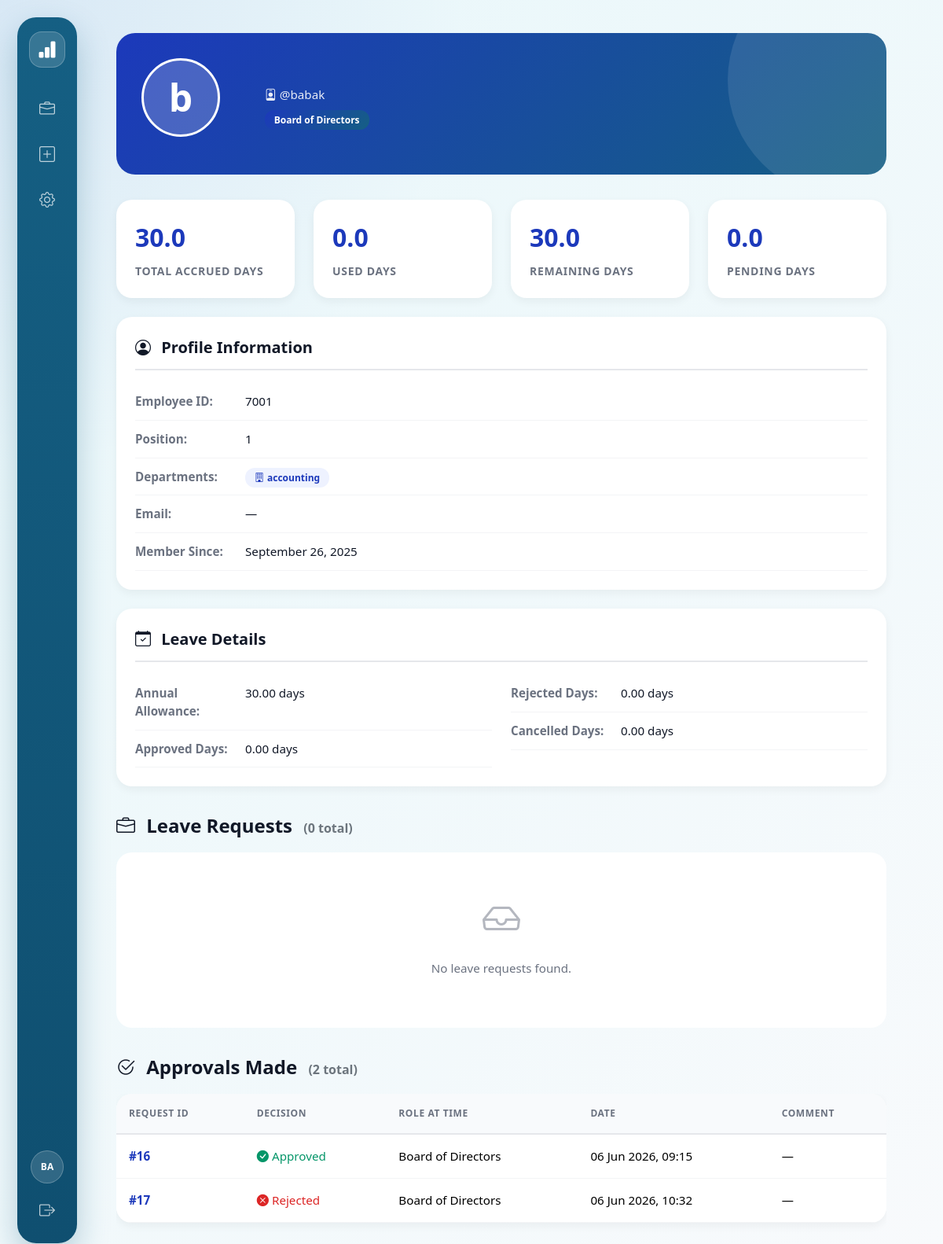
/profile/1/ (signed in), run on the app's committed database.
### core/models.py (models this page shows, shortened)
class Profile(models.Model):
    user = models.OneToOneField(
        settings.AUTH_USER_MODEL,
        on_delete=models.CASCADE,
        related_name="profile",
    )
    employee_id = models.CharField(max_length=50, unique=True)
    role = models.IntegerField(choices=Role.choices, default=Role.EMPLOYEE)
    position = models.ForeignKey(
        Position,
        null=True,
        blank=True,
        on_delete=models.SET_NULL,
        related_name="profiles",
    )
    departments = models.ManyToManyField(
        Department,
        blank=True,
        related_name="profiles",
    )
    annual_leave_days = models.DecimalField(
        max_digits=5,
        decimal_places=2,
        default=30.00,
        help_text="Annual leave allowance for this employee. Default is 30 days.",
    )
    approved_days = models.DecimalField(max_digits=5, decimal_places=2, default=0.0)
    rejected_days = models.DecimalField(max_digits=5, decimal_places=2, default=0.0)
    cancelled_days = models.DecimalField(max_digits=5, decimal_places=2, default=0.0)
    class Meta:
        ordering = ["user__username"]

class Position(models.Model):
    name = models.CharField(max_length=120, unique=True)
    class Meta:
        ordering = ["name"]

class Department(models.Model):
    name = models.CharField(max_length=100, unique=True)
    class Meta:
        ordering = ["name"]

class Approval(models.Model):
    request = models.ForeignKey(
        Request,
        on_delete=models.CASCADE,
        related_name="approvals",
    )
    decided_by = models.ForeignKey(
        settings.AUTH_USER_MODEL,
        on_delete=models.PROTECT,
        related_name="approvals_made",
    )
    decided_role = models.IntegerField(
        choices=Role.choices,
        null=True,
        blank=True,
    )
    decision = models.CharField(max_length=10, choices=Decision.choices)
    comment = models.TextField(blank=True)
    decided_at = models.DateTimeField(default=timezone.now)
    class Meta:
        ordering = ["decided_at"]

class Request(models.Model):
    title = models.CharField(max_length=200)
    body = models.TextField(blank=True)
    created_by = models.ForeignKey(
        settings.AUTH_USER_MODEL,
        on_delete=models.PROTECT,
        related_name="requests_created",
    )
    created_at = models.DateTimeField(default=timezone.now)
    status = models.CharField(
        max_length=20,
        choices=RequestStatus.choices,
        default=RequestStatus.DRAFT,
    )
    required_user = models.ForeignKey(
        settings.AUTH_USER_MODEL,
        null=True,
        blank=True,
        on_delete=models.SET_NULL,
        related_name="requests_waiting_on_me",
        help_text="If set, this specific user must act before role-based approvals.",
    )
    required_role = models.IntegerField(
        choices=Role.choices,
        null=True,
        blank=True,
        help_text="Role required to act next.",
    )
    class Meta:
        ordering = ["-created_at"]

### core/views.py (the view)
# urls.py: path("profile/<int:user_id>/", views.profile_detail, name="profile_detail"),
@login_required
def profile_detail(request, user_id):
    profile = get_object_or_404(Profile, user__id=user_id)
    if request.user.id != user_id and not request.user.is_superuser:
        if hasattr(request.user, 'profile'):
            if request.user.profile.role not in [Role.MIDDLE, Role.EXECUTIVE, Role.BOARD]:
                return HttpResponseForbidden("You are not allowed to view this profile.")
    stats = leave_year_stats(profile.user)
    leave_requests = LeaveRequest.objects.filter(
        base_request__created_by=profile.user
    ).select_related('base_request')
    approvals = Approval.objects.filter(
        decided_by=profile.user
    ).select_related('request')
    context = {
        "profile": profile,
        "stats": stats,
        "leave_requests": leave_requests,
        "approvals": approvals,
    }
    return render(request, "core/profile_detail.html", context)

### core/context_processors.py (called while the page is built)
def unread_letter_count(request):
    if request.user.is_authenticated:
        try:
            from internal_letter.models import InternalLetter, LetterStatus
            unread_count = InternalLetter.objects.filter(
                recipient=request.user,
                status=LetterStatus.SENT
            ).exclude(read_by=request.user).count()
            return {'unread_letter_count': unread_count}
        except (ImportError, Exception):
            return {'unread_letter_count': 0}
    return {'unread_letter_count': 0}

### core/templates/core/profile_detail.html (shortened to what this page needs)
{% extends "base.html" %}
{% block content %}
<div class="container-narrow">
  <div class="profile-header">
    <div class="row align-items-center">
      <div class="col-md-2 text-center text-md-start">
        <div class="profile-avatar mx-auto mx-md-0">
          {{ profile.user.get_full_name|slice:":1" }}{{ profile.user.get_full_name|slice:"-1"|default:profile.user.username|slice:":1" }}
        </div>
      </div>
      <div class="col-md-10 text-center text-md-start">
        <p style="color: rgba(255,255,255,0.9); margin-bottom: 0.5rem;">
          <i class="bi bi-person-badge"></i> @{{ profile.user.username }}
        </p>
        <div>
          <span class="badge-role">{{ profile.get_role_display }}</span>
        </div>
      </div>
    </div>
  </div>
  <div class="row g-4 mb-4">
    <div class="col-md-3">
      <div class="stat-card">
        <div class="stat-value">{{ stats.accrued|floatformat:1 }}</div>
        <div class="stat-label">Total Accrued Days</div>
      </div>
    </div>
    <div class="col-md-3">
      <div class="stat-card">
        <div class="stat-value">{{ stats.used|floatformat:1 }}</div>
        <div class="stat-label">Used Days</div>
      </div>
    </div>
    <div class="col-md-3">
      <div class="stat-card">
        <div class="stat-value">{{ stats.remaining|floatformat:1 }}</div>
        <div class="stat-label">Remaining Days</div>
      </div>
    </div>
    <div class="col-md-3">
      <div class="stat-card">
        <div class="stat-value">{{ stats.pending_days|floatformat:1 }}</div>
        <div class="stat-label">Pending Days</div>
      </div>
    </div>
  </div>
  <div class="info-card">
    <div class="info-title">
      <i class="bi bi-person-circle me-2"></i>
      Profile Information
    </div>
    <div class="info-row">
      <div class="info-label">Employee ID:</div>
      <div class="info-value">{{ profile.employee_id }}</div>
    </div>
    <div class="info-row">
      <div class="info-label">Position:</div>
      <div class="info-value">
        {% if profile.position %}
          {{ profile.position.name }}
        {% else %}
          <span class="text-muted">—</span>
        {% endif %}
      </div>
    </div>
    <div class="info-row">
      <div class="info-label">Departments:</div>
      <div class="info-value">
        {% for d in profile.departments.all %}
          <span class="badge-department">
            <i class="bi bi-building me-1"></i>{{ d.name }}
          </span>
        {% empty %}
          <span class="text-muted">—</span>
        {% endfor %}
      </div>
    </div>
    <div class="info-row">
      <div class="info-label">Email:</div>
      <div class="info-value">{{ profile.user.email|default:"—" }}</div>
    </div>
    <div class="info-row">
      <div class="info-label">Member Since:</div>
      <div class="info-value">{{ profile.user.date_joined|date:"F d, Y" }}</div>
    </div>
  </div>
  <div class="info-card">
    <div class="info-title">
      <i class="bi bi-calendar-check me-2"></i>
      Leave Details
    </div>
    <div class="row">
      <div class="col-md-6">
        <div class="info-row">
          <div class="info-label">Annual Allowance:</div>
          <div class="info-value">{{ profile.annual_leave_days }} days</div>
        </div>
        <div class="info-row">
          <div class="info-label">Approved Days:</div>
          <div class="info-value">{{ profile.approved_days }} days</div>
        </div>
      </div>
      <div class="col-md-6">
        <div class="info-row">
          <div class="info-label">Rejected Days:</div>
          <div class="info-value">{{ profile.rejected_days }} days</div>
        </div>
        <div class="info-row">
          <div class="info-label">Cancelled Days:</div>
          <div class="info-value">{{ profile.cancelled_days }} days</div>
        </div>
      </div>
    </div>
  </div>
  <div class="section-title">
    <i class="bi bi-briefcase me-2"></i>
    Leave Requests
    <span class="text-muted fs-6 ms-2">({{ leave_requests|length }} total)</span>
  </div>
  {% if leave_requests %}
    <div class="table-responsive">
      <table class="table table-custom">
        <thead>
          <tr>
            <th>ID</th>
            <th>Type</th>
            <th>Mode</th>
            <th>Status</th>
            <th>Dates / Time</th>
            <th>Days</th>
          </tr>
        </thead>
        <tbody>
          {% for lr in leave_requests %}
            <tr>
              <td>
                <a href="{% url 'request_detail' lr.base_request.pk %}" style="color: #1C39BB; text-decoration: none; font-weight: 600;">
                  #{{ lr.pk }}
                </a>
              </td>
              <td>{{ lr.get_leave_type_display }}</td>
              <td>{{ lr.get_mode_display }}</td>
              <td>
                <span class="status-badge status-{{ lr.base_request.status }}">
                  {{ lr.base_request.status }}
                </span>
              </td>
              <td>
                {% if lr.mode == "DAILY" %}
                  <i class="bi bi-calendar-range"></i> {{ lr.daily_from|date:"M d" }} → {{ lr.daily_to|date:"M d, Y" }}
                {% else %}
                  <i class="bi bi-clock"></i> {{ lr.hourly_date|date:"M d" }} {{ lr.hourly_from|time:"H:i" }}–{{ lr.hourly_to|time:"H:i" }}
                {% endif %}
              </td>
              <td>{{ lr.requested_days|floatformat:1 }}</td>
            </tr>
          {% endfor %}
        </tbody>
      </table>
    </div>
  {% else %}
    <div class="empty-state">
      <div class="empty-icon">
        <i class="bi bi-inbox"></i>
      </div>
      <p>No leave requests found.</p>
    </div>
  {% endif %}
  <div class="section-title">
    <i class="bi bi-check2-circle me-2"></i>
    Approvals Made
    <span class="text-muted fs-6 ms-2">({{ approvals|length }} total)</span>
  </div>
  {% if approvals %}
    <div class="table-responsive">
      <table class="table table-custom">
        <thead>
          <tr>
            <th>Request ID</th>
            <th>Decision</th>
            <th>Role at Time</th>
            <th>Date</th>
            <th>Comment</th>
          </tr>
        </thead>
        <tbody>
          {% for a in approvals %}
            <tr>
              <td>
                <a href="{% url 'request_detail' a.request.pk %}" style="color: #1C39BB; text-decoration: none; font-weight: 600;">
                  #{{ a.request.pk }}
                </a>
              </td>
              <td>
                {% if a.decision == "APPROVE" %}
                  <span style="color: #059669;">
                    <i class="bi bi-check-circle-fill"></i> Approved
                  </span>
                {% else %}
                  <span style="color: #dc2626;">
                    <i class="bi bi-x-circle-fill"></i> Rejected
                  </span>
                {% endif %}
              </td>
              <td>{{ a.get_decided_role_display }}</td>
              <td>{{ a.decided_at|date:"d M Y, H:i" }}</td>
              <td>{{ a.comment|default:"—"|truncatechars:50 }}</td>
            </tr>
          {% endfor %}
        </tbody>
      </table>
    </div>
  {% endif %}
</div>
{% endblock %}

### companycrm/1/companycrm/core/templates/base.html (shortened to what this page needs)
{% load static %}
<!DOCTYPE html>
<html lang="en" data-bs-theme="light">
  <head>
    <link href="https://cdn.jsdelivr.net/npm/bootstrap@5.3.3/dist/css/bootstrap.min.css"
          rel="stylesheet" />
    <link href="https://cdn.jsdelivr.net/npm/bootstrap-icons@1.11.3/font/bootstrap-icons.css"
          rel="stylesheet" />
    <link href="{% static 'css/custom.css' %}" rel="stylesheet" />
    <link rel="stylesheet" href="{% static 'css/custom.css' %}?v=2">
  </head>
  <body>
    <div class="app-shell">
      <aside class="app-sidebar">
        <a class="sidebar-brand" href="{% url 'home' %}" title="ATO CRM">
          <i class="bi bi-bar-chart-fill"></i>
        </a>
        <nav class="sidebar-nav">
          <a class="sidebar-link {% if request.path == '/' or request.path|slice:':10' == '/requests/' %}active{% endif %}"
             href="{% url 'request_list' %}"
             title="Requests">
            <i class="bi bi-briefcase"></i>
          </a>
          <a class="sidebar-link {% if request.path == '/requests/new/' %}active{% endif %}"
             href="{% url 'request_new_hub' %}"
             title="New Request">
            <i class="bi bi-plus-square"></i>
          </a>
          {% if user.is_authenticated %}
            <a class="sidebar-link" href="/admin/" title="Admin">
              <i class="bi bi-gear"></i>
            </a>
          {% endif %}
        </nav>
        <div class="sidebar-bottom">
          {% if user.is_authenticated %}
            <div class="user-circle" title="{{ user.get_username }}">{{ user.get_username|slice:":2"|upper }}</div>
            <form method="post" action="{% url 'logout' %}">
              <button class="sidebar-logout" type="submit" title="Logout">
                <i class="bi bi-box-arrow-right"></i>
              </button>
            </form>
          {% else %}
            <a class="sidebar-link" href="{% url 'login' %}" title="Login">
              <i class="bi bi-box-arrow-in-right"></i>
            </a>
          {% endif %}
        </div>
      </aside>
      <div class="app-main">
        <main class="{% block container_class %}{% endblock %}">
          {% block content %}{% endblock %}
        </main>
      </div>
    </div>
  </body>
</html>

### static/css/custom.css (style rules this page uses)
body { background-color: #f8f9fa; font-family: "Segoe UI", Roboto, Arial, sans-serif; font-size: 0.95rem; color: #333; }
.table { border-radius: 0.5rem; overflow: hidden; }
.table th { background-color: #f1f3f5; font-weight: 600; }
.text-muted { color: #6c757d !important; }

### companycrm/1/companycrm/core/templates/base.html (style rules this page uses)
:root { --persian-blue: #1C39BB; --sidebar-blue: #155f83; --sidebar-blue-dark: #0f4f70; --sidebar-active-bg: #ffffff; --crm-bg: #eef7f9; --crm-text: #111827; --crm-muted: #6b7280; --crm-border: #e5e7eb; }
body { margin: 0; background: radial-gradient(circle at top left, rgba(28, 57, 187, 0.08), transparent 30%), linear-gradient(135deg, #e8f7fa 0%, #f8fafc 100%); color: var(--crm-text); }
.app-shell { min-height: 100vh; display: flex; }
.app-sidebar { position: fixed; left: 22px; top: 22px; bottom: 22px; width: 76px; background: linear-gradient(180deg, var(--sidebar-blue) 0%, var(--sidebar-blue-dark) 100%); border-radius: 24px; box-shadow: 0 18px 40px rgba(15, 95, 131, 0.28); z-index: 1000; display: flex; flex-direction: column; align-items: center; padding: 18px 10px; }
.sidebar-brand { width: 46px; height: 46px; border-radius: 16px; background: rgba(255, 255, 255, 0.15); border: 1px solid rgba(255, 255, 255, 0.22); color: #ffffff; display: flex; align-items: center; justify-content: center; font-size: 24px; margin-bottom: 28px; text-decoration: none; }
.sidebar-nav { width: 100%; display: flex; flex-direction: column; gap: 10px; align-items: center; }
.sidebar-link { width: 48px; height: 48px; border-radius: 16px; color: rgba(255, 255, 255, 0.72); display: flex; align-items: center; justify-content: center; font-size: 20px; text-decoration: none; transition: all 0.18s ease; border: 0; }
.sidebar-bottom { margin-top: auto; width: 100%; display: flex; flex-direction: column; gap: 10px; align-items: center; }
.user-circle { width: 42px; height: 42px; border-radius: 50%; background: rgba(255, 255, 255, 0.14); border: 1px solid rgba(255, 255, 255, 0.24); color: #ffffff; display: flex; align-items: center; justify-content: center; font-size: 12px; font-weight: 800; }
.sidebar-logout { border: 0; background: transparent; color: rgba(255, 255, 255, 0.72); width: 48px; height: 48px; border-radius: 16px; font-size: 20px; transition: all 0.18s ease; }
.app-main { width: 100%; margin-left: 120px; padding: 24px 28px 32px; }
.container-narrow { max-width: 980px; }

### data on the page
Profile: user.get_full_name "b", user.username "babak", role "Board of Directors", employee_id "7001", position.name "1", user.email "—", user.date_joined "September 26, 2025", annual_leave_days "30.00", approved_days "0.00", rejected_days "0.00", cancelled_days "0.00"
Department: name "accounting"
Approval: request.pk "16", decision "APPROVE" (drawn), decided_role "Board of Directors", decided_at "06 Jun 2026, 09:15", comment "—"
Approval: request.pk "17", decision "REJECT" (drawn), decided_role "Board of Directors", decided_at "06 Jun 2026, 10:32", comment "—"

### other printed values
{{ user.get_username|slice:":2"|upper }} "BA"
{{ stats.accrued|floatformat:1 }} "30.0"
{{ stats.used|floatformat:1 }} "0.0"
{{ stats.remaining|floatformat:1 }} "30.0"
{{ stats.pending_days|floatformat:1 }} "0.0"
{{ leave_requests|length }} "0"
{{ approvals|length }} "2"
